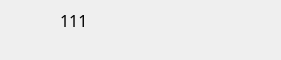
<?xml version="1.0" encoding="UTF-8"?>
<ui version="4.0">
 <class>GroupItem</class>
 <widget class="QWidget" name="GroupItem">
  <property name="geometry">
   <rect>
    <x>0</x>
    <y>0</y>
    <width>281</width>
    <height>60</height>
   </rect>
  </property>
  <property name="minimumSize">
   <size>
    <width>281</width>
    <height>60</height>
   </size>
  </property>
  <property name="maximumSize">
   <size>
    <width>281</width>
    <height>60</height>
   </size>
  </property>
  <property name="font">
   <font>
    <family>微软雅黑</family>
    <pointsize>12</pointsize>
   </font>
  </property>
  <property name="windowTitle">
   <string>Form</string>
  </property>
  <widget class="QLabel" name="lb_name">
   <property name="geometry">
    <rect>
     <x>60</x>
     <y>5</y>
     <width>231</width>
     <height>31</height>
    </rect>
   </property>
   <property name="text">
    <string>111</string>
   </property>
  </widget>
  <widget class="QPushButton" name="pb_icon">
   <property name="geometry">
    <rect>
     <x>5</x>
     <y>5</y>
     <width>50</width>
     <height>50</height>
    </rect>
   </property>
   <property name="text">
    <string/>
   </property>
   <property name="iconSize">
    <size>
     <width>50</width>
     <height>50</height>
    </size>
   </property>
   <property name="flat">
    <bool>true</bool>
   </property>
  </widget>
  <widget class="QPushButton" name="pb_card">
   <property name="geometry">
    <rect>
     <x>0</x>
     <y>0</y>
     <width>281</width>
     <height>60</height>
    </rect>
   </property>
   <property name="text">
    <string/>
   </property>
   <property name="flat">
    <bool>true</bool>
   </property>
  </widget>
  <zorder>lb_name</zorder>
  <zorder>pb_card</zorder>
  <zorder>pb_icon</zorder>
 </widget>
 <resources/>
 <connections/>
</ui>
